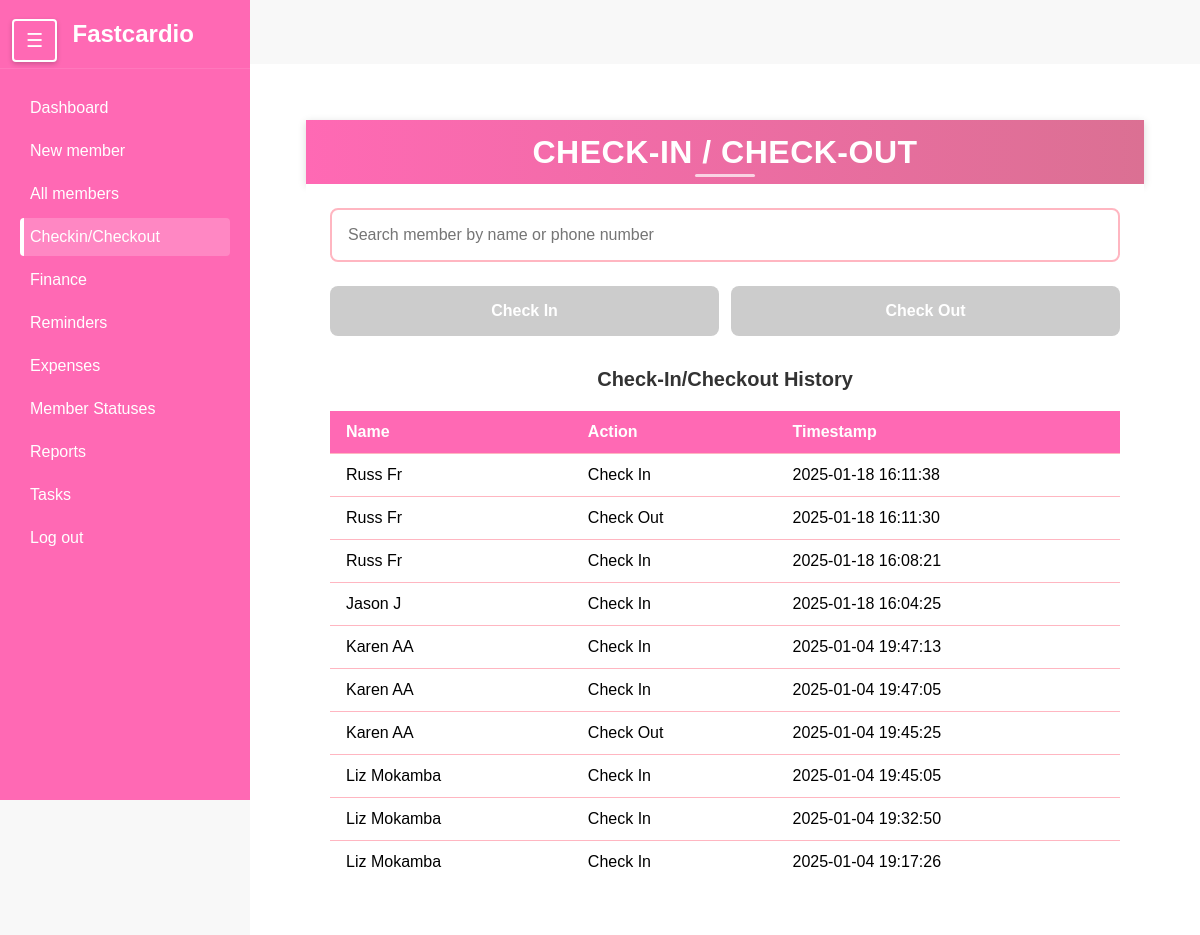
/checkin/, run on an earlier commit of the app's database.
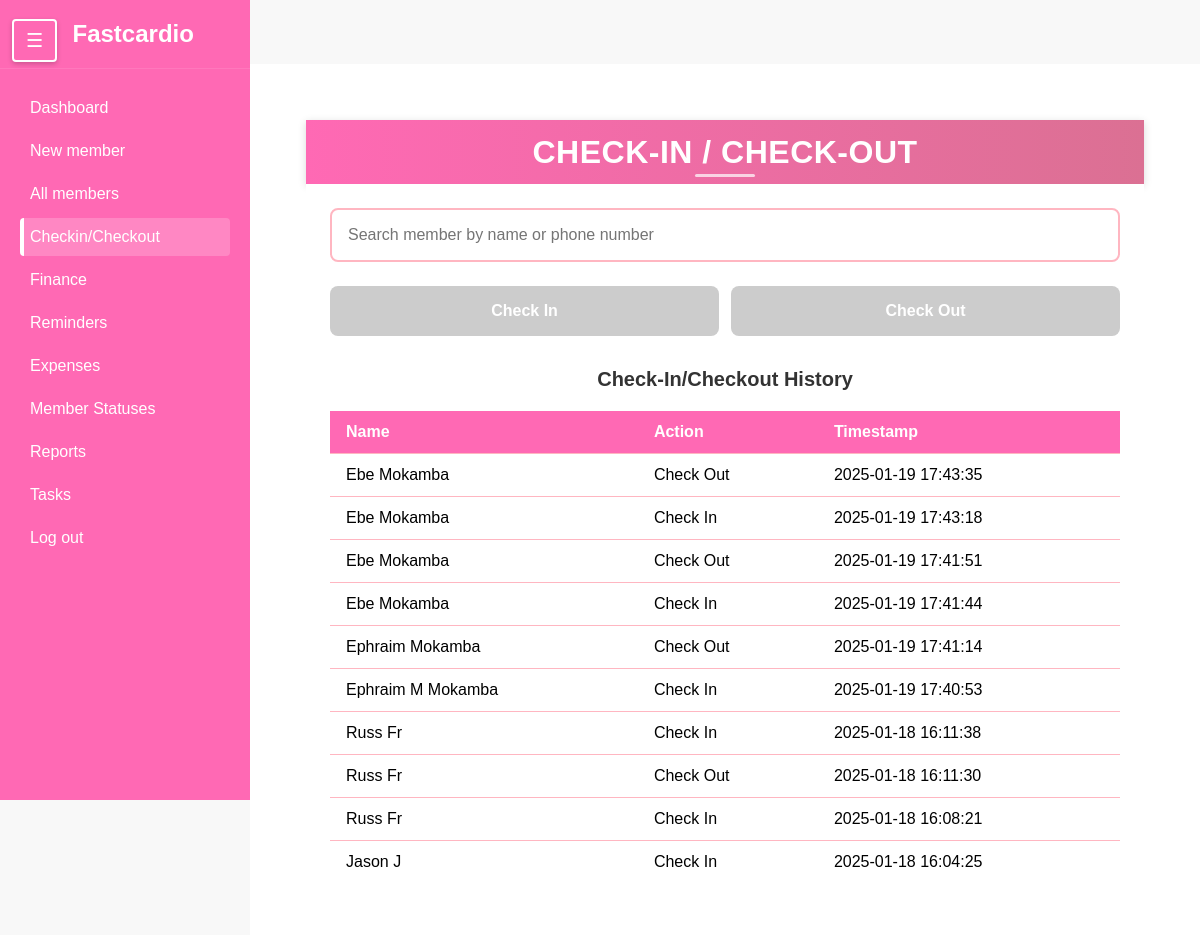
And on a later commit of the database.
### members/models.py (models this page shows, shortened)
class CheckInOutRecord(models.Model):
    ACTIONS = [
        ('check_in', 'Check In'),
        ('check_out', 'Check Out')
    ]
    member = models.ForeignKey(Member, on_delete=models.CASCADE, related_name='CheckinOut')
    action = models.CharField(max_length=10, choices=ACTIONS)
    timestamp = models.DateTimeField(default=timezone.now)
    class Meta:
        ordering = ['-timestamp']

class Member(models.Model):
    first_name = models.CharField(max_length=50)
    last_name = models.CharField(max_length=50)
    phone_number = models.CharField(max_length=15)
    date_joined = models.DateTimeField(auto_now_add=True)
    membership_expiry = models.DateField(null=True, blank=True, help_text="Date when the membership expires")
    is_active = models.BooleanField(default=False)
    is_frozen = models.BooleanField(default=False)
    additional_info = models.TextField(blank=True,null=True)
    gender = models.CharField(max_length= 6)
    balance = models.DecimalField(
        max_digits=10,
        decimal_places=2,
        default=0,
        help_text="Positive balance indicates credit, negative indicates debt"
    )
    balance_due_date = models.DateField(null = True, blank=True)
    def __str__(self):
        return f"{self.first_name} {self.last_name}"

### members/views.py (the view)
# urls.py: path('checkin/', views.checkin_page, name='Checkin'),
def checkin_page(request):
    recent_records = CheckInOutRecord.objects.select_related('member').order_by('-timestamp')[:10]
    return render(request, 'checkin.html', {'recent_records': recent_records})

### members/templates/Checkin.html (shortened to what this page needs)
{% extends 'sidebar.html' %}
{% load static %}
{% block extra_styles %}
<link rel="stylesheet" href="{% static 'checkin.css' %}">
{% endblock %}
{% block content %}
    <div class="topbar">
        <h1>Check-In / Check-Out</h1>
    </div>
    <div class="container">
        <div class="search-container">
            <input
                type="text"
                class="member-search"
                placeholder="Search member by name or phone number"
                id="memberSearch"
                autocomplete="off"
            >
        </div>
        <div class="btn-group">
            <button class="check-in-btn" disabled>Check In</button>
            <button class="check-out-btn" disabled>Check Out</button>
        </div>
        <div class="history-section">
            <h3>Check-In/Checkout History</h3>
            <table class="history-table" id="historyTable">
                <thead>
                    <tr>
                        <th>Name</th>
                        <th>Action</th>
                        <th>Timestamp</th>
                    </tr>
                </thead>
                <tbody id="historyTableBody">
                    {% for record in recent_records %}
                    <tr>
                        <td>{{ record.member }}</td>
                        <td>{{ record.get_action_display }}</td>
                        <td>{{ record.timestamp|date:"Y-m-d H:i:s" }}</td>
                    </tr>
                    {% endfor %}
                </tbody>
            </table>
        </div>
    </div>
{% endblock %}

What changed in the data, as far as the page shows it:
no longer on this page (row unchanged): CheckInOutRecord: member "Karen AA", action "Check In", timestamp "2025-01-04 19:47:13"
no longer on this page (row unchanged): CheckInOutRecord: member "Karen AA", action "Check In", timestamp "2025-01-04 19:47:05"
no longer on this page (row unchanged): CheckInOutRecord: member "Karen AA", action "Check Out", timestamp "2025-01-04 19:45:25"
no longer on this page (row unchanged): CheckInOutRecord: member "Liz Mokamba", action "Check In", timestamp "2025-01-04 19:45:05"
no longer on this page (row unchanged): CheckInOutRecord: member "Liz Mokamba", action "Check In", timestamp "2025-01-04 19:32:50"
no longer on this page (row unchanged): CheckInOutRecord: member "Liz Mokamba", action "Check In", timestamp "2025-01-04 19:17:26"
added CheckInOutRecord: member "Ebe Mokamba", action "Check Out", timestamp "2025-01-19 17:43:35"
added CheckInOutRecord: member "Ebe Mokamba", action "Check In", timestamp "2025-01-19 17:43:18"
added CheckInOutRecord: member "Ebe Mokamba", action "Check Out", timestamp "2025-01-19 17:41:51"
added CheckInOutRecord: member "Ebe Mokamba", action "Check In", timestamp "2025-01-19 17:41:44"
added CheckInOutRecord: member "Ephraim Mokamba", action "Check Out", timestamp "2025-01-19 17:41:14"
added CheckInOutRecord: member "Ephraim M Mokamba", action "Check In", timestamp "2025-01-19 17:40:53"
